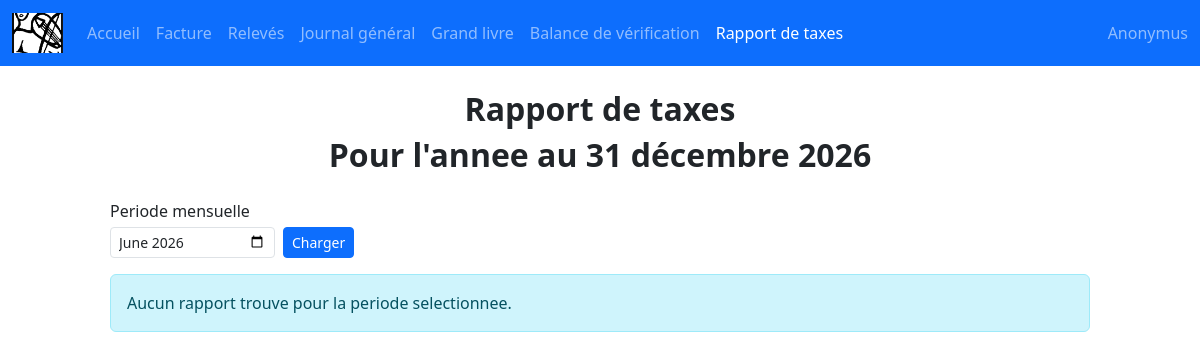
Page /rapport-de-taxes/ on the committed database.
### facture/models.py (models this page shows, shortened)
class Setting(models.Model):
    nom = models.CharField(max_length=60, blank=False, null=False)
    logo = models.CharField(
        max_length=100,
        blank=False,
        null=False,
        default='images.png',
        help_text="Nom du fichier logo dans static/images/logos (ex: images.png)."
    )
    adresse = models.CharField(max_length=60, blank=False, null=False)
    ville = models.CharField(max_length=255, blank=False, null=False)
    code_postal = models.CharField(max_length=60, blank=False, null=False)
    pays = models.CharField(max_length=255, blank=False, null=False)
    phone = models.CharField(max_length=100, blank=False, null=False)
    email = models.EmailField(blank=False, null=False)
    annee_financiere = models.DateField(blank=True, null=True)
    car = models.ForeignKey(Compte, on_delete=models.SET_NULL, null=True, blank=True, related_name='settings_car')
    cap = models.ForeignKey(Compte, on_delete=models.SET_NULL, null=True, blank=True, related_name='settings_cap')
    compte_tps_percue = models.ForeignKey(
        Compte,
        on_delete=models.SET_NULL, # Remplacez CASCADE par SET_NULL
        null=True,
        blank=True,
        related_name='settings_tps_percue'
    )
    compte_tps_payee = models.ForeignKey(
            Compte,
            on_delete=models.SET_NULL, # Remplacez CASCADE par SET_NULL
            null=True,
            blank=True,
            related_name='settings_tps_payee'
        )
    compte_tvq_percue = models.ForeignKey(
            Compte,
            on_delete=models.SET_NULL, # Remplacez CASCADE par SET_NULL
            null=True,
            blank=True,
            related_name='settings_tvq_percue'
        )
    compte_tvq_payee = models.ForeignKey(
        Compte,
        on_delete=models.SET_NULL, # Remplacez CASCADE par SET_NULL
        null=True,
        blank=True,
        related_name='settings_tvq_payee'
    )
    compte_fr_retard = models.ForeignKey(Compte, on_delete=models.SET_NULL, null=True, blank=True, related_name='settings_fr_retard')

### facture/views.py (the view, shortened to what this page needs)
# urls.py: path('rapport-de-taxes/', views.rapport_de_taxes, name='rapport_de_taxes'),
def rapport_de_taxes(request):
    def parse_period(raw_value):
        value = (raw_value or '').strip()
        try:
            year_str, month_str = value.split('-')
            year = int(year_str)
            month = int(month_str)
            if 1 <= month <= 12:
                return year, month, f"{year:04d}-{month:02d}"
        except (ValueError, AttributeError):
            pass
        return None, None, None
    settings_instance = Setting.objects.first()
    tps_percue_id = None
    tps_payee_id = None
    tvq_percue_id = None
    tvq_payee_id = None
    tax_account_ids = []
    if settings_instance:
        tps_percue_id = settings_instance.compte_tps_percue_id
        tps_payee_id = settings_instance.compte_tps_payee_id
        tvq_percue_id = settings_instance.compte_tvq_percue_id
        tvq_payee_id = settings_instance.compte_tvq_payee_id
        tax_account_ids = [
            account_id for account_id in [
                tps_percue_id,
                tps_payee_id,
                tvq_percue_id,
                tvq_payee_id,
            ] if account_id
        ]
    def build_tax_blocks(details):
        blocks = {
            'TPS': {
                'rows': [],
                'total_percue': Decimal('0'),
                'total_percue_signee': Decimal('0'),
                'total_payee': Decimal('0'),
                'solde_a_reclamer': Decimal('0'),
            },
            'TVQ': {
                'rows': [],
                'total_percue': Decimal('0'),
                'total_percue_signee': Decimal('0'),
                'total_payee': Decimal('0'),
                'solde_a_reclamer': Decimal('0'),
            },
        }
        for detail in details:
            tax_type = None
            percue = None
            percue_signee = None
            payee = None
            if detail.compte_id == tps_percue_id:
                tax_type = 'TPS'
                percue_signee = detail.montant
                percue = abs(detail.montant)
            elif detail.compte_id == tps_payee_id:
                tax_type = 'TPS'
                payee = detail.montant
            elif detail.compte_id == tvq_percue_id:
                tax_type = 'TVQ'
                percue_signee = detail.montant
                percue = abs(detail.montant)
            elif detail.compte_id == tvq_payee_id:
                tax_type = 'TVQ'
                payee = detail.montant
            if not tax_type:
                continue
            if percue is not None:
                blocks[tax_type]['total_percue'] += percue
            if percue_signee is not None:
                blocks[tax_type]['total_percue_signee'] += percue_signee
            if payee is not None:
                blocks[tax_type]['total_payee'] += payee
            blocks[tax_type]['rows'].append({
                'id': detail.id,
                'date': detail.tr_desc.date,
                'compagnie_nom': detail.tr_desc.compagnie.nom if detail.tr_desc.compagnie else '-',
                'facture': detail.tr_desc.description or '-',
                'percue': percue,
                'payee': payee,
            })
        for tax_type in ('TPS', 'TVQ'):
            blocks[tax_type]['solde_a_reclamer'] = (
                blocks[tax_type]['total_percue_signee'] + blocks[tax_type]['total_payee']
            )
        return blocks
    base_tax_details = Tr_detail.objects.select_related(
        'tr_desc__compagnie',
        'compte',
        'rapport_taxes',
    ).filter(compte_id__in=tax_account_ids).order_by('tr_desc__date', 'id')
    feedback = []
    error_messages = []
    default_now = timezone.localdate()
    selected_year = default_now.year
    selected_month = default_now.month
    selected_month_value = f"{selected_year:04d}-{selected_month:02d}"
    incoming_month = request.GET.get('mois') or request.POST.get('selected_month') or request.POST.get('periode_mensuelle')
    parsed_year, parsed_month, parsed_value = parse_period(incoming_month)
    if incoming_month and not parsed_value:
        error_messages.append("Mois invalide. Utilise le format YYYY-MM.")
    if parsed_value:
        selected_year = parsed_year
        selected_month = parsed_month
        selected_month_value = parsed_value
    month_tax_details = base_tax_details.filter(
        tr_desc__date__year=selected_year,
        tr_desc__date__month=selected_month,
    )
    selected_report = RapportTaxes.objects.filter(
        annee=selected_year,
        mois=selected_month,
    ).first()
    if tax_account_ids and month_tax_details.exists():
        if not selected_report:
            selected_report = RapportTaxes.objects.create(annee=selected_year, mois=selected_month)
        if not selected_report.est_transmis:
            month_tax_details.filter(rapport_taxes__isnull=True).update(rapport_taxes=selected_report)
    selected_report = RapportTaxes.objects.prefetch_related(
        Prefetch(
            'details_taxes',
            queryset=base_tax_details,
        )
    ).filter(annee=selected_year, mois=selected_month).first()
    if selected_report:
        selected_report.tax_blocks = build_tax_blocks(selected_report.details_taxes.all())
    return render(request, "facture/rapport_de_taxe.html", {
        'title': "Rapport de taxes",
        'selected_report': selected_report,
        'tax_accounts_configured': bool(tax_account_ids),
        'feedback': feedback,
        'error_messages': error_messages,
        'selected_month_value': selected_month_value,
    })

### compte/models.py (called while the page is built)
    def __str__(self):
        return f"{self.numero} - {self.libelle}"

### facture/context_processors.py (called while the page is built)
def _add_months(source_date, months):
    month_index = source_date.month - 1 + months
    year = source_date.year + (month_index // 12)
    month = (month_index % 12) + 1
    last_day = calendar.monthrange(year, month)[1]
    day = min(source_date.day, last_day)
    return date(year, month, day)

### facture/templates/facture/rapport_de_taxe.html (shortened to what this page needs)
{% extends "base.html" %}
{% block body %}
<h2 class="fw-bold text-center mb-2">{{ title }}</h2>
{% if site_settings and site_settings.annee_financiere %}
<h2 class="fw-bold text-center mb-4">Pour l'annee au {{ site_settings.annee_financiere|date:"j F Y" }}</h2>
{% endif %}
<div class="mx-auto w-100" style="max-width: 980px;">
    <form method="get" class="row g-2 align-items-end mb-3">
        <div class="col-auto">
            <label for="id_mois" class="form-label mb-1">Periode mensuelle</label>
            <input id="id_mois" type="month" name="mois" class="form-control form-control-sm" value="{{ selected_month_value }}">
        </div>
        <div class="col-auto">
            <button type="submit" class="btn btn-sm btn-primary">Charger</button>
        </div>
    </form>
    {% if selected_report %}
        <div class="border rounded p-3 mb-3">
            <div class="d-flex justify-content-between align-items-center flex-wrap gap-2">
                <div>
                    <strong>Rapport:</strong> {{ selected_report.annee }}-{{ selected_report.mois|stringformat:"02d" }}
                </div>
                <div>
                    {% if selected_report.est_transmis %}
                        <span class="badge text-bg-success">Transmis</span>
                    {% else %}
                        <span class="badge text-bg-secondary">Brouillon</span>
                    {% endif %}
                </div>
            </div>
            {% if selected_report.est_transmis and selected_report.transmis_le %}
                <div class="small text-muted mt-1">Transmis le {{ selected_report.transmis_le|date:"Y-m-d H:i" }}</div>
            {% endif %}
            {% if not selected_report.est_transmis %}
                <form method="post" class="mt-3">
                    {% csrf_token %}
                    <input type="hidden" name="action" value="transmit_report">
                    <input type="hidden" name="report_id" value="{{ selected_report.id }}">
                    <input type="hidden" name="selected_month" value="{{ selected_month_value }}">
                    <button type="submit" class="btn btn-sm btn-success">Transmettre le rapport</button>
                </form>
            {% endif %}
        </div>
        <div class="row g-3">
            {% for tax_name, block in selected_report.tax_blocks.items %}
                <div class="col-12">
                    <div class="border rounded p-3 h-100">
                        <h5 class="mb-3">{{ tax_name }}</h5>
                        <div class="table-responsive">
                            <table class="table table-sm align-middle mb-0">
                                <thead>
                                    <tr>
                                        <th>Date</th>
                                        <th>Compagnie</th>
                                        <th>Facture</th>
                                        <th class="text-end">Percue</th>
                                        <th class="text-end">Payee</th>
                                    </tr>
                                </thead>
                                <tbody>
                                    {% for row in block.rows %}
                                        <tr>
                                            <td>{{ row.date|date:"Y-m-d" }}</td>
                                            <td>{{ row.compagnie_nom }}</td>
                                            <td>{{ row.facture }}</td>
                                            <td class="text-end">{% if row.percue is not None %}{{ row.percue|floatformat:2 }}{% endif %}</td>
                                            <td class="text-end">{% if row.payee is not None %}{{ row.payee|floatformat:2 }}{% endif %}</td>
                                        </tr>
                                    {% empty %}
                                        <tr>
                                            <td colspan="5" class="text-muted">Aucune ligne {{ tax_name }} pour cette periode.</td>
                                        </tr>
                                    {% endfor %}
                                </tbody>
                                <tfoot>
                                    <tr>
                                        <th colspan="3" class="text-end">Totaux</th>
                                        <th class="text-end">{{ block.total_percue|floatformat:2 }}</th>
                                        <th class="text-end">{{ block.total_payee|floatformat:2 }}</th>
                                    </tr>
                                    <tr>
                                        <th colspan="3" class="text-end">Solde a reclamer</th>
                                        <th colspan="2" class="text-end">{{ block.solde_a_reclamer|floatformat:2 }}</th>
                                    </tr>
                                </tfoot>
                            </table>
                        </div>
                    </div>
                </div>
            {% endfor %}
        </div>
    {% else %}
        <div class="alert alert-info">Aucun rapport trouve pour la periode selectionnee.</div>
    {% endif %}
</div>
{% endblock %}

### facture/templates/facture/navbar.html (shortened to what this page needs)
{% load static %}
<nav class="navbar navbar-expand-lg sticky-top bg-primary" data-bs-theme="dark">
  {% with current_url=request.resolver_match.url_name %}
  <div class="container-fluid">
    <a class="navbar-brand" href="{% url 'accueil' %}">
      {% if request.session.logo %}
        <img src="{% static request.session.logo %}" alt="Le Carnet" style="max-height: 40px;">
      {% elif site_settings and site_settings.logo %}
        <img src="{% static site_settings.logo %}" alt="Le Carnet" style="max-height: 40px;">
      {% else %}
        <img src="{% static 'images/logos/images.png' %}" alt="Le Carnet" style="max-height: 40px;">
      {% endif %}
    </a>
    <div class="collapse navbar-collapse" id="navbarNav">
      <ul class="navbar-nav">
        <li class="nav-item">
          <a class="nav-link {% if current_url == 'accueil' %}active{% endif %}" {% if current_url == 'accueil' %}aria-current="page"{% endif %} href="{% url 'accueil' %}">Accueil</a>
        </li>
        <li class="nav-item">
            <a class="nav-link {% if current_url == 'facture' %}active{% endif %}" {% if current_url == 'facture' %}aria-current="page"{% endif %} href="{% url 'facture' %}">Facture</a>
        </li>
        <li class="nav-item">
          <a class="nav-link {% if current_url == 'releve_bancaire' %}active{% endif %}" {% if current_url == 'releve_bancaire' %}aria-current="page"{% endif %} href="{% url 'releve_bancaire' %}">Relevés</a>
        </li>
        <li class="nav-item">
          <a class="nav-link {% if current_url == 'journal_general' %}active{% endif %}" {% if current_url == 'journal_general' %}aria-current="page"{% endif %} href="{% url 'journal_general' %}">Journal général</a>
        </li>
        <li class="nav-item">
          <a class="nav-link {% if current_url == 'grand_livre' %}active{% endif %}" {% if current_url == 'grand_livre' %}aria-current="page"{% endif %} href="{% url 'grand_livre' %}">Grand livre</a>
        </li>
        <li class="nav-item">
          <a class="nav-link "  href="{% url 'balance_de_verification' %}">Balance de vérification</a>
        </li>
        <li class="nav-item">
          <a class="nav-link {% if current_url == 'rapport_de_taxes' %}active{% endif %}" {% if current_url == 'rapport_de_taxes' %}aria-current="page"{% endif %} href="{% url 'rapport_de_taxes' %}">Rapport de taxes</a>
        </li>
      </ul>
      <span class="navbar-text ms-auto">{{ request.session.nom|default:'Le Carnet' }}</span>
    </div>
  </div>
  {% endwith %}
</nav>

### rows in the picture
Setting: logo (placeholder picture), session.nom "Anonymus", annee_financiere "31 décembre 2026"

### other values in the picture
{{ title }} "Rapport de taxes"
